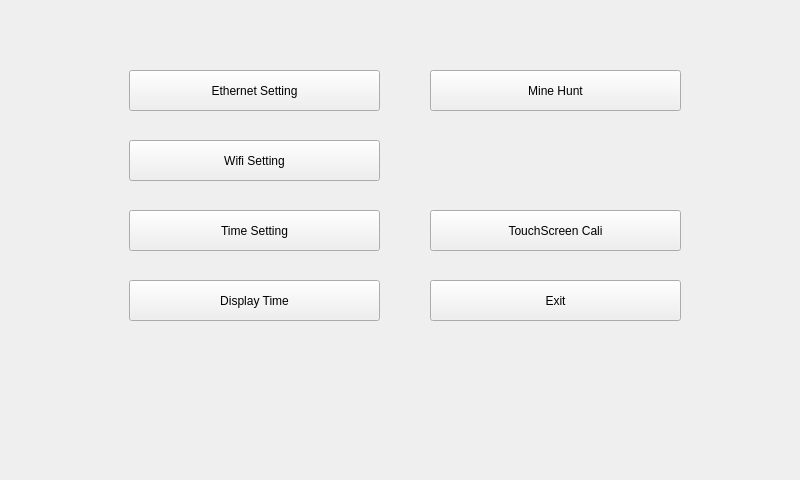
<?xml version="1.0" encoding="UTF-8"?>
<ui version="4.0">
 <class>MainWindow</class>
 <widget class="QWidget" name="MainWindow">
  <property name="geometry">
   <rect>
    <x>0</x>
    <y>0</y>
    <width>800</width>
    <height>480</height>
   </rect>
  </property>
  <property name="sizePolicy">
   <sizepolicy hsizetype="Fixed" vsizetype="Fixed">
    <horstretch>0</horstretch>
    <verstretch>0</verstretch>
   </sizepolicy>
  </property>
  <property name="windowTitle">
   <string>Form</string>
  </property>
  <widget class="QPushButton" name="pushButton_ethernet_setting">
   <property name="geometry">
    <rect>
     <x>129</x>
     <y>70</y>
     <width>251</width>
     <height>41</height>
    </rect>
   </property>
   <property name="sizePolicy">
    <sizepolicy hsizetype="Fixed" vsizetype="Fixed">
     <horstretch>0</horstretch>
     <verstretch>0</verstretch>
    </sizepolicy>
   </property>
   <property name="text">
    <string>Ethernet Setting</string>
   </property>
  </widget>
  <widget class="QPushButton" name="pushButton_wireless_setting">
   <property name="geometry">
    <rect>
     <x>129</x>
     <y>140</y>
     <width>251</width>
     <height>41</height>
    </rect>
   </property>
   <property name="sizePolicy">
    <sizepolicy hsizetype="Fixed" vsizetype="Fixed">
     <horstretch>0</horstretch>
     <verstretch>0</verstretch>
    </sizepolicy>
   </property>
   <property name="text">
    <string>Wifi Setting</string>
   </property>
  </widget>
  <widget class="QPushButton" name="pushButton_time_setting">
   <property name="geometry">
    <rect>
     <x>129</x>
     <y>210</y>
     <width>251</width>
     <height>41</height>
    </rect>
   </property>
   <property name="sizePolicy">
    <sizepolicy hsizetype="Fixed" vsizetype="Fixed">
     <horstretch>0</horstretch>
     <verstretch>0</verstretch>
    </sizepolicy>
   </property>
   <property name="text">
    <string>Time Setting</string>
   </property>
  </widget>
  <widget class="QPushButton" name="pushButton_exit">
   <property name="geometry">
    <rect>
     <x>430</x>
     <y>280</y>
     <width>251</width>
     <height>41</height>
    </rect>
   </property>
   <property name="sizePolicy">
    <sizepolicy hsizetype="Fixed" vsizetype="Fixed">
     <horstretch>0</horstretch>
     <verstretch>0</verstretch>
    </sizepolicy>
   </property>
   <property name="text">
    <string>Exit</string>
   </property>
  </widget>
  <widget class="QPushButton" name="pushButton_display_time">
   <property name="geometry">
    <rect>
     <x>129</x>
     <y>280</y>
     <width>251</width>
     <height>41</height>
    </rect>
   </property>
   <property name="sizePolicy">
    <sizepolicy hsizetype="Fixed" vsizetype="Fixed">
     <horstretch>0</horstretch>
     <verstretch>0</verstretch>
    </sizepolicy>
   </property>
   <property name="text">
    <string>Display Time</string>
   </property>
  </widget>
  <widget class="QPushButton" name="pushButton_mine_hunt">
   <property name="geometry">
    <rect>
     <x>430</x>
     <y>70</y>
     <width>251</width>
     <height>41</height>
    </rect>
   </property>
   <property name="sizePolicy">
    <sizepolicy hsizetype="Fixed" vsizetype="Fixed">
     <horstretch>0</horstretch>
     <verstretch>0</verstretch>
    </sizepolicy>
   </property>
   <property name="text">
    <string>Mine Hunt</string>
   </property>
  </widget>
  <widget class="QPushButton" name="pushButton_ts_cali">
   <property name="geometry">
    <rect>
     <x>430</x>
     <y>210</y>
     <width>251</width>
     <height>41</height>
    </rect>
   </property>
   <property name="text">
    <string>TouchScreen Cali</string>
   </property>
  </widget>
 </widget>
 <resources/>
 <connections/>
</ui>
